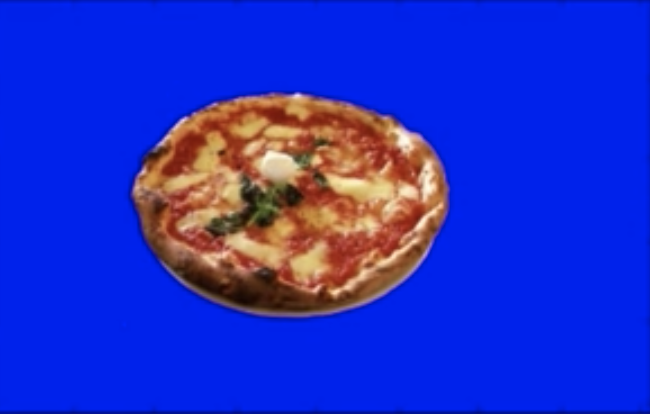
#> input picture 1.Image-Representation-Classification/Images/pizza-blue-bg.png, 650 x 414 px
$ jupyter execute 'Color Threshold.ipynb'   (shell and % lines are left out)
#> lines starting #> are read from the running program, lines starting #| are printed output that depends on the picture; after the words box and inside, x2 and y2 are one past the last pixel; in counts of white or black regions, pixels touching at a corner belong together
# Color Threshold

[cell 1]
import matplotlib.pyplot as plt
import numpy as np
import cv2

[cell 2]
# Read in the image
image = cv2.imread("Images/pizza-blue-bg.png")
#> image is the input picture: shape (414, 650, 3); mean B, G, R 199.7, 47.6, 33.1

# Print out the type of image data and its dimensions
print("This image is: ", type(image), "with dimensions: ", image.shape)
#| This image is:  <class 'numpy.ndarray'> with dimensions:  (414, 650, 3)

[cell 3]

# Make a copy of the image
image_copy = np.copy(image)

# Change color to RGB (from BGR)
image_copy = cv2.cvtColor(image_copy, cv2.COLOR_BGR2RGB)

# Display the image
plt.imshow(image_copy)

#### Define the color threshold

[cell 4]
# Define our color selection boundaries in RGB values
lower_blue = np.array([0, 0, 100])
upper_blue = np.array([100, 100, 255])

#### Create a mask

[cell 5]
# Define the masked area
mask = cv2.inRange(image_copy, lower_blue, upper_blue)
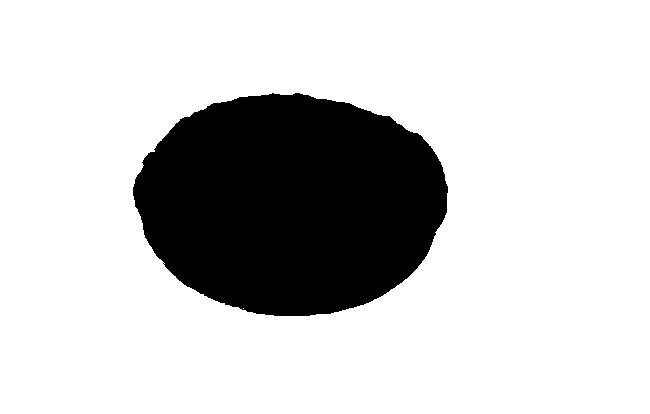
#> mask: shape (414, 650); 79.7% white; 1 black region, box (x1, y1, x2, y2) and area: (133, 93, 448, 316) 54498

plt.imshow(mask, cmap="gray")

[cell 6]
# Mask the image to let the pizza show through
masked_image = np.copy(image_copy)

masked_image[mask != 0] = [0, 0, 0]

plt.imshow(masked_image)

#### Mask and add a background image

[cell 7]
# Load in a background image, and convert it to RGB
bg_img = cv2.imread("Images/space-bg.jpg")
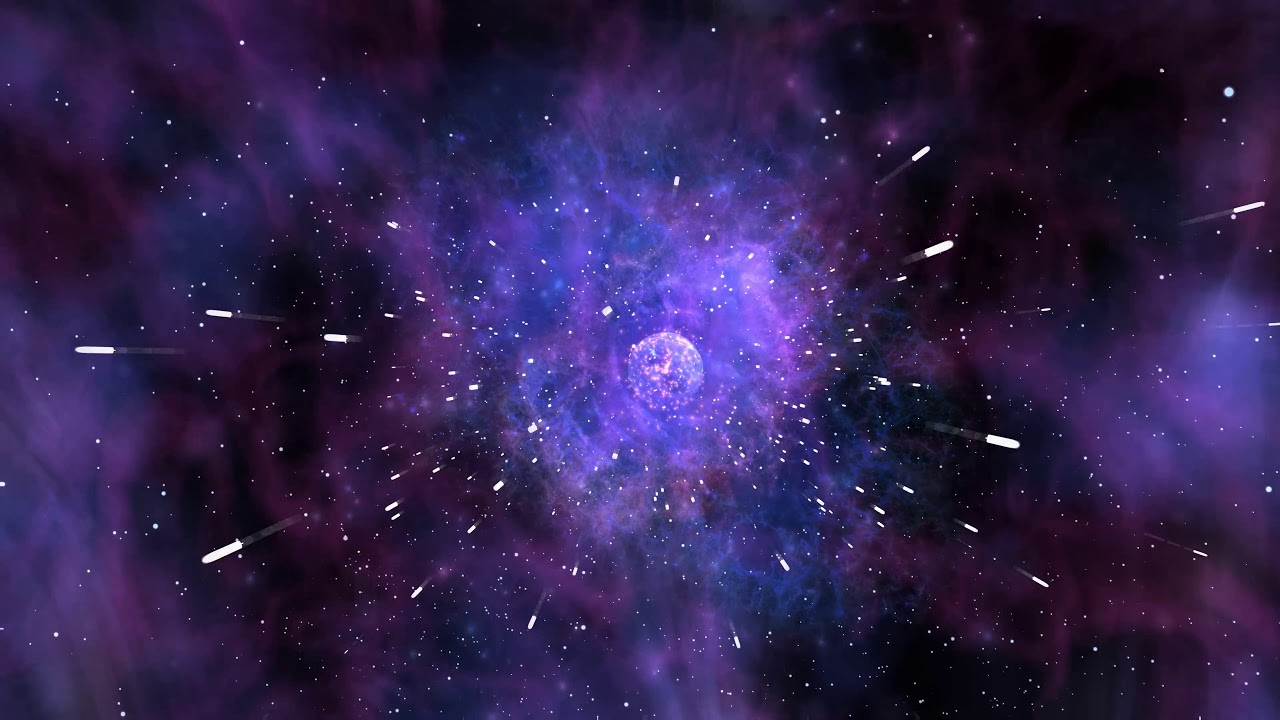
#> input picture 1.Image-Representation-Classification/Images/space-bg.jpg, 1280 x 720 px
#> bg_img is the input picture: shape (720, 1280, 3); mean B, G, R 79.3, 33.5, 48.1
bg_img = cv2.cvtColor(bg_img, cv2.COLOR_BGR2RGB)

# Crop it to the right size (414, 650)
crop_bg = bg_img[0:414, 0:650]

# Mask the cropped background so that the pizza area is blocked
crop_bg[mask == 0] = [0, 0, 0]

# Display the background
plt.imshow(crop_bg)

[cell 8]
# Add the two images together to create a complete image
complete_image = crop_bg + masked_image
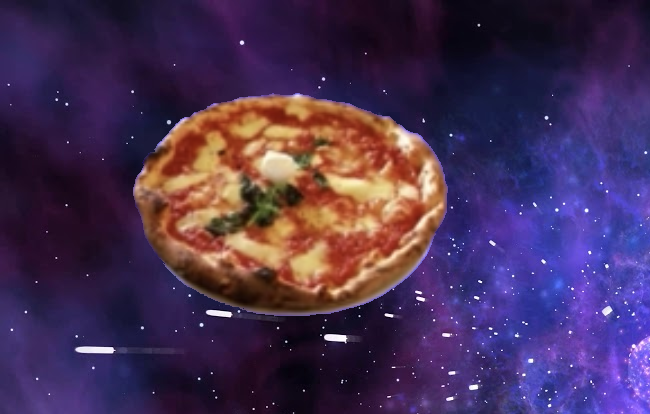
#> complete_image: shape (414, 650, 3); mean R, G, B 71.8, 48.6, 84.5

plt.imshow(complete_image)

# HSV Color Space, Balloons

[cell 9]

image = cv2.imread("Images/water_balloons.jpg")
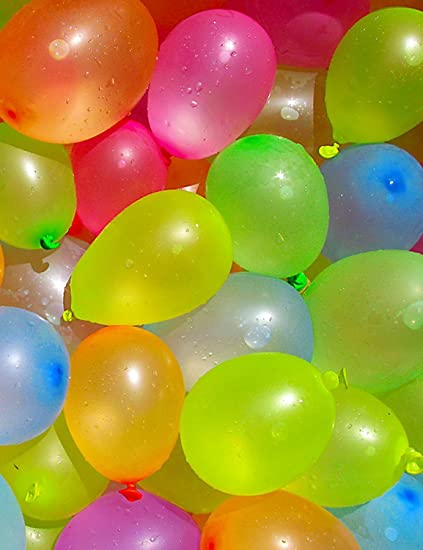
#> input picture 1.Image-Representation-Classification/Images/water_balloons.jpg, 423 x 550 px
#> image is the input picture: shape (550, 423, 3); mean B, G, R 62.5, 146.8, 168.2
image = cv2.cvtColor(image, cv2.COLOR_BGR2RGB)

plt.imshow(image)

### Plot color channels

[cell 10]
# RGB channels
r = image[:,:,0]
g = image[:,:,1]
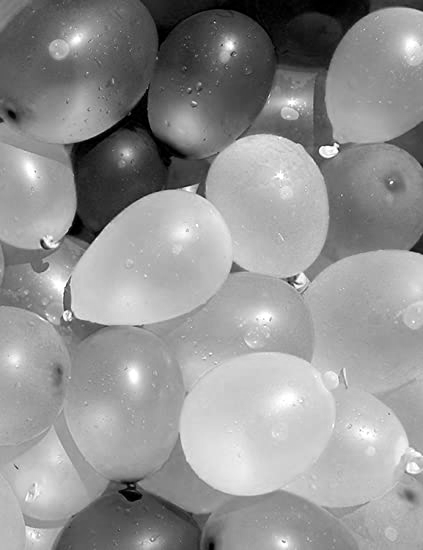
#> g: shape (550, 423); min 0, max 255, mean 146.8
b = image[:,:,2]
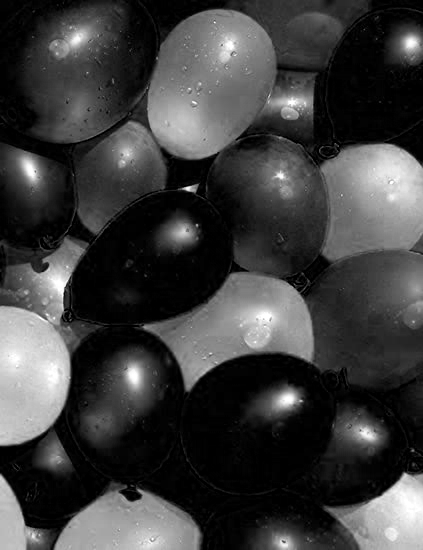
#> b: shape (550, 423); min 0, max 255, mean 62.5

f, (ax1, ax2, ax3) = plt.subplots(1, 3, figsize=(20,10))

ax1.set_title('Red')
ax1.imshow(r, cmap='gray')

ax2.set_title('Green')
ax2.imshow(g, cmap='gray')

ax3.set_title('Blue')
ax3.imshow(b, cmap='gray')

[cell 11]
# Convert from RGB to HSV
hsv = cv2.cvtColor(image, cv2.COLOR_RGB2HSV)
#> hsv: shape (550, 423, 3); mean H, S, V 57, 191.3, 191.1

# HSV channels
h = hsv[:,:,0]
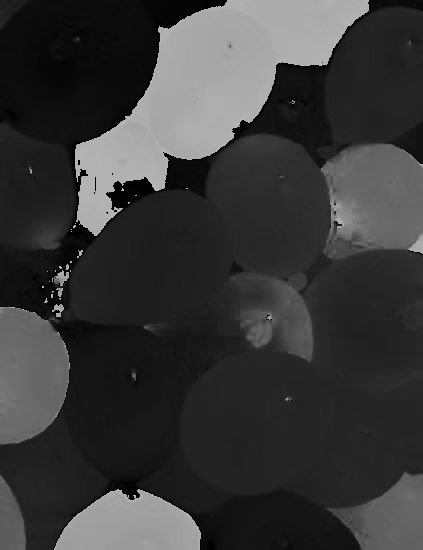
#> h: shape (550, 423); min 0, max 179, mean 57
s = hsv[:,:,1]
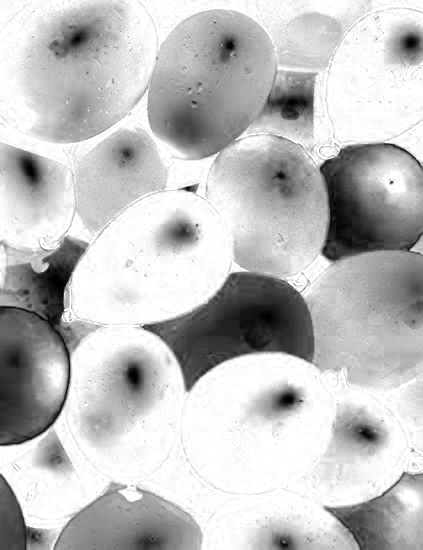
#> s: shape (550, 423); min 0, max 255, mean 191.3
v = hsv[:,:,2]
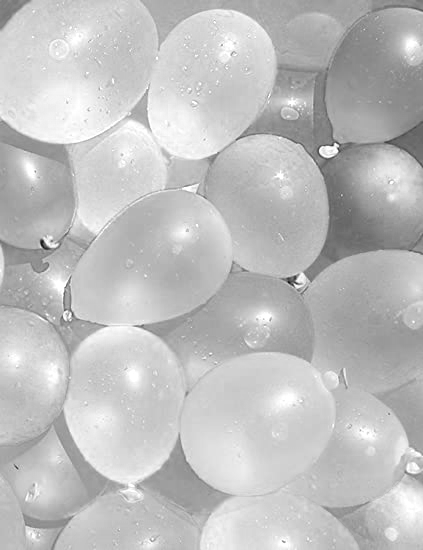
#> v: shape (550, 423); min 20, max 255, mean 191.1

f, (ax1, ax2, ax3) = plt.subplots(1, 3, figsize=(20,10))

ax1.set_title('Hue')
ax1.imshow(h, cmap='gray')

ax2.set_title('Saturation')
ax2.imshow(s, cmap='gray')

ax3.set_title('Value')
ax3.imshow(v, cmap='gray')

### Define pink and hue selection thresholds

[cell 12]
# Define our color selection criteria in HSV values
lower_hue = np.array([150,0,0])
upper_hue = np.array([174,210,255])

[cell 13]
# Define our color selection criteria in RGB values
lower_pink = np.array([180,0,100])
upper_pink = np.array([255,255,230])

### Mask the image

[cell 14]
# Define the masked area in RGB space
mask_rgb = cv2.inRange(image, lower_pink, upper_pink)
#> mask_rgb: shape (550, 423); 12.7% white; 153 white regions (129 under 20 px), largest, box (x1, y1, x2, y2) and area: (147, 10, 274, 159) 13029, (55, 489, 200, 550) 6076, (112, 122, 158, 169) 1319

# mask the image
masked_image = np.copy(image)
masked_image[mask_rgb==0] = [0,0,0]
#> masked_image: shape (550, 423, 3)

# Vizualize the mask
plt.imshow(masked_image)

[cell 15]
# Now try HSV!

# Define the masked area in HSV space
mask_hsv = cv2.inRange(hsv, lower_hue, upper_hue)
#> mask_hsv: shape (550, 423); 9.4% white; 62 white regions (50 under 20 px), largest, box (x1, y1, x2, y2) and area: (147, 9, 277, 159) 13186, (55, 490, 201, 550) 6300, (109, 128, 161, 169) 1160

# mask the image
masked_image = np.copy(image)
masked_image[mask_hsv==0] = [0,0,0]
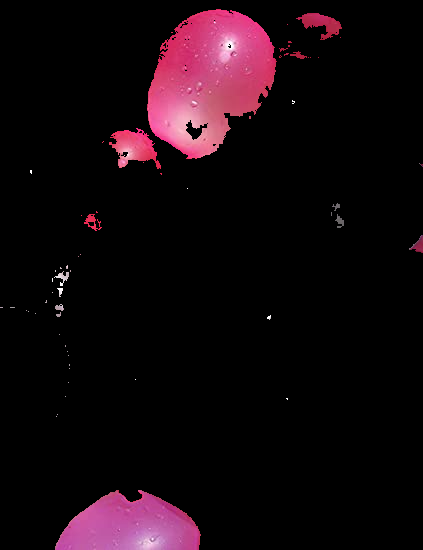
#> masked_image: shape (550, 423, 3); mean R, G, B 19.8, 8, 13

# Vizualize the mask
plt.imshow(masked_image)
